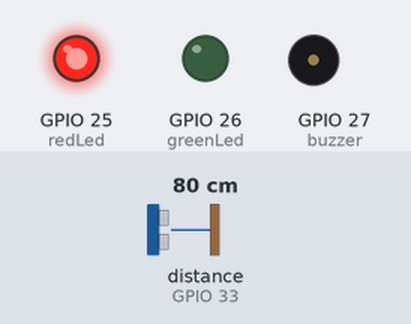
The sketch below on a simulated ESP32. On the bench: output pins drawn as LEDs (lit = HIGH), buzzer (waves = sounding, pin HIGH). Wiring (inferred from the names in the program): ultrasonic range finder: trigger GPIO 32; echo GPIO 33. The test bench sets the inputs (shaded band); at power-on: distance to the obstacle (sensor on GPIO 33) 80 cm. The echo pulse lasts 58.3 µs per cm; WiFi joins after 1.5 s; servers stay silent unless stated; uploads are accepted with an empty reply; pins used as bus, display or sensor lines are not drawn; what the sketch prints to the serial monitor is not drawn.

Above: at 2.42 s.
2.8 s: distance to the obstacle (sensor on GPIO 33) set to 9 cm
6.3 s: distance to the obstacle (sensor on GPIO 33) set to 6 cm
At 7.3 s:
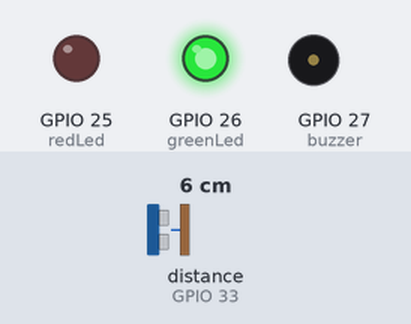
9.8 s: distance to the obstacle (sensor on GPIO 33) set to 18 cm
At 12.9 s:
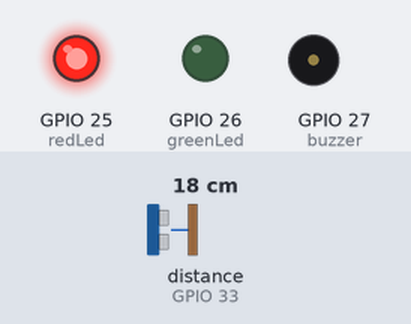
13.3 s: distance to the obstacle (sensor on GPIO 33) set to 2 cm
At 13.8 s:
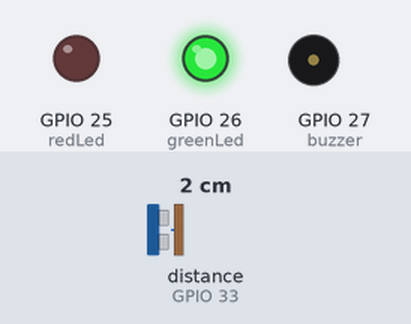
Timing chart, 0 to 16.3 s (numbered marks = the images above; inputs shaded):
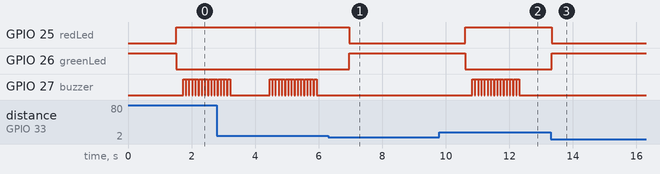

The sketch:

esp32_distance_alarm.ino
```cpp
#include <WiFi.h>
#include <WiFiClientSecure.h>
#include <HTTPClient.h>

// ==========================
// WiFi Configuration
// ==========================

const char* ssid = "Amirah Cantik";
const char* password = "amirahnajihah";

// ==========================
// Backend API
// ==========================

const char* API_URL = "https://inovasi-api.onrender.com/api/sensor/log";
const char* DEVICE_ID = "ESP32_001";

// Pothole threshold
const float HOLE_THRESHOLD_CM = 8.0;

// ==========================
// Fixed location
// ==========================

const double latitude = 3.08351;
const double longitude = 101.51533;

// ==========================
// Pin Configuration
// ==========================

const int trigPin = 32;
const int echoPin = 33;
const int greenLed = 26;
const int redLed = 25;
const int buzzer = 27;

// ==========================

long duration;
float distance;

// ==========================
// LEDs
// ==========================

void showSafe() {
  digitalWrite(greenLed, HIGH);
  digitalWrite(redLed, LOW);
  digitalWrite(buzzer, LOW);
}

void showHole() {
  digitalWrite(greenLed, LOW);
  digitalWrite(redLed, HIGH);
}

// ==========================
// Setup
// ==========================

void setup() {

  Serial.begin(115200);

  pinMode(trigPin, OUTPUT);
  pinMode(echoPin, INPUT);
  pinMode(greenLed, OUTPUT);
  pinMode(redLed, OUTPUT);
  pinMode(buzzer, OUTPUT);

  showSafe();

  connectWiFi();

  Serial.println("==================================");
  Serial.println("System Started");
  Serial.println("==================================");
}

// ==========================
// WiFi
// ==========================

void connectWiFi() {

  Serial.println("Connecting WiFi...");

  WiFi.begin(ssid, password);

  int attempts = 0;

  while (WiFi.status() != WL_CONNECTED && attempts < 40) {
    delay(500);
    Serial.print(".");
    attempts++;
  }

  Serial.println();

  if (WiFi.status() == WL_CONNECTED) {

    Serial.println("WiFi Connected");
    Serial.print("IP: ");
    Serial.println(WiFi.localIP());

  } else {

    Serial.println("WiFi Failed");
  }
}

// ==========================
// Ultrasonic
// ==========================

float readDistance() {

  digitalWrite(trigPin, LOW);
  delayMicroseconds(2);

  digitalWrite(trigPin, HIGH);
  delayMicroseconds(10);

  digitalWrite(trigPin, LOW);

  duration = pulseIn(echoPin, HIGH, 30000);

  if (duration == 0) {
    return -1;
  }

  return duration * 0.0343 / 2;
}

// ==========================
// Backend
// ==========================

void sendToBackend(float dist, const char* status, bool buzzerOn) {

  if (WiFi.status() != WL_CONNECTED) {

    Serial.println("WiFi NOT connected. Cannot send.");
    return;
  }

  Serial.println("========== SEND TO BACKEND ==========");

  WiFiClientSecure client;
  client.setInsecure();

  HTTPClient http;

  if (!http.begin(client, API_URL)) {

    Serial.println("Failed to begin HTTP.");
    return;
  }

  http.addHeader("Content-Type", "application/json");

  String payload = "{";
  payload += "\"device_id\":\"" + String(DEVICE_ID) + "\",";
  payload += "\"distance\":" + String(dist, 1) + ",";
  payload += "\"status\":\"" + String(status) + "\",";
  payload += "\"buzzer\":" + String(buzzerOn ? "true" : "false") + ",";
  payload += "\"latitude\":" + String(latitude, 6) + ",";
  payload += "\"longitude\":" + String(longitude, 6);
  payload += "}";

  Serial.println("Payload:");
  Serial.println(payload);

  int response = http.POST(payload);

  Serial.print("HTTP Response Code: ");
  Serial.println(response);

  if (response > 0) {

    String body = http.getString();

    Serial.println("Response Body:");
    Serial.println(body);

  } else {

    Serial.print("POST Failed: ");
    Serial.println(http.errorToString(response));
  }

  http.end();

  Serial.println("=====================================");
}

// ==========================
// Alarm (red LED stays on, buzzer beeps)
// ==========================

void alarm() {

  showHole();

  for (int i = 0; i < 15; i++) {

    digitalWrite(buzzer, HIGH);
    delay(80);

    digitalWrite(buzzer, LOW);
    delay(20);
  }
}

// ==========================
// Loop
// ==========================

void loop() {

  distance = readDistance();

  if (distance == -1) {

    Serial.println("NO ECHO - Possible Hole");

    showHole();

    Serial.println("Calling sendToBackend...");
    sendToBackend(-1, "NO_ECHO", true);
    Serial.println("Returned from sendToBackend.");

    alarm();

  } else {

    Serial.print("Distance: ");
    Serial.print(distance);
    Serial.println(" cm");

    if (distance > HOLE_THRESHOLD_CM) {

      Serial.println("========== POTHOLE DETECTED ==========");

      showHole();

      Serial.println("Calling sendToBackend...");
      sendToBackend(distance, "HOLE_DETECTED", true);
      Serial.println("Returned from sendToBackend.");

      alarm();

    } else {

      Serial.println("SAFE");

      showSafe();

      Serial.println("Calling sendToBackend...");
      sendToBackend(distance, "SAFE", false);
      Serial.println("Returned from sendToBackend.");
    }
  }

  if (WiFi.status() != WL_CONNECTED) {
    connectWiFi();
  }

  delay(1000);
}
```

Measured:
- the behaviour switches between 8 and 7 cm on distance to the obstacle (sensor on GPIO 33) (found by bisection; images 0 and 1)
- after the input at 6.3 s, GPIO 25 (redLed): HIGH → LOW after 0.66 s; GPIO 26 (greenLed): LOW → HIGH after 0.66 s; GPIO 27 (buzzer): stops changing and stays LOW
- after the input at 9.8 s, GPIO 25 (redLed): LOW → HIGH after 0.81 s; GPIO 26 (greenLed): HIGH → LOW after 0.81 s; GPIO 27 (buzzer): alternates HIGH for 0.08 s and LOW for 0.02 s, 30 changes in all, then stays LOW, starting after 1.0 s
- after the input at 13.3 s, GPIO 25 (redLed): HIGH → LOW at once; GPIO 26 (greenLed): LOW → HIGH at once; GPIO 27 (buzzer): stops changing and stays LOW
